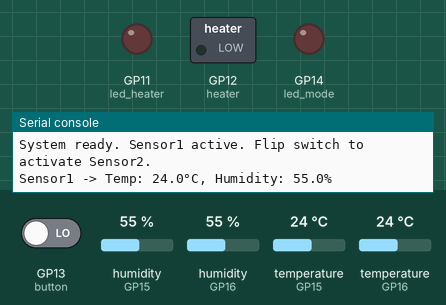
The program below on a simulated Raspberry Pi Pico running MicroPython. On the bench: switched loads named in the program (green lamp = pin HIGH), output pins drawn as LEDs (lit = HIGH), the last lines printed to the serial console. Wiring (from the project's diagram.json): red LED on GP11, switch on GP13, red LED on GP14, DHT22 sensor on GP15, DHT22 sensor on GP16. The inputs (shaded band) are chosen by the test bench; at power-on: GP13 (button) LOW, humidity (sensors on GP15, GP16) 55 %, temperature (sensors on GP15, GP16) 24 °C.

Above: at 1.2 s.
1.3 s: GP13 (button) driven HIGH
At 3.2 s:
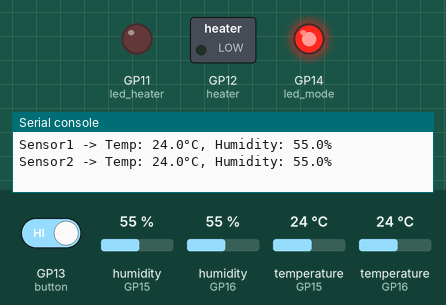
4.0 s: GP13 (button) driven LOW
At 4.4 s:
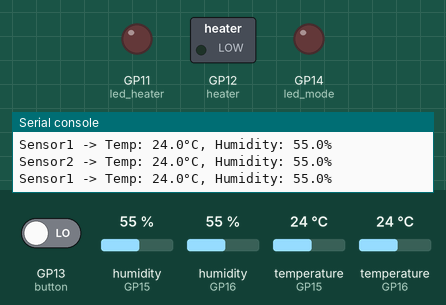
Timing chart, 0 to 7.0 s (numbered marks = the images above; inputs shaded):
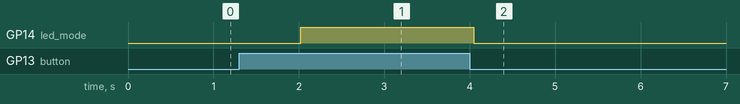

The program:

main.py
```python
from machine import Pin
import time
import dht

# --- Pin Setup ---
sensor1 = dht.DHT22(Pin(15))
sensor2 = dht.DHT22(Pin(16))
led_mode = Pin(14, Pin.OUT)      # Indicates Sensor2 mode
heater = Pin(12, Pin.OUT)        # Heater control
led_heater = Pin(11, Pin.OUT)    # LED for heater
button = Pin(13, Pin.IN, Pin.PULL_DOWN)

# --- State ---
use_sensor1 = True
LOW_TEMP_THRESHOLD = 0.0  # Turn on heater below this temperature

def read_sensor(sensor, name):
    try:
        sensor.measure()
        temp = sensor.temperature()
        hum = sensor.humidity()
        print(f"{name} -> Temp: {temp:.1f}°C, Humidity: {hum:.1f}%")

        # Heater control
        if temp < LOW_TEMP_THRESHOLD:
            heater.value(1)
            led_heater.value(1)
            print("⚠️ Temperature too low — heater ON")
        else:
            heater.value(0)
            led_heater.value(0)
        return temp
    except OSError as e:
        print(f"Failed to read {name}: {e}")
        return None

print("System ready. Sensor1 active. Flip switch to activate Sensor2.")

while True:
    if button.value() == 1:  # Switch ON
        use_sensor1 = False
        led_mode.value(1)  # LED ON for Sensor2 mode
    else:
        use_sensor1 = True
        led_mode.value(0)  # LED OFF for Sensor1 mode

    if use_sensor1:
        read_sensor(sensor1, "Sensor1")
    else:
        read_sensor(sensor2, "Sensor2")

    time.sleep(2)
```

Measured:
- after the input at 1.3 s, GP14 (led_mode): LOW → HIGH after 0.72 s
- after the input at 4.0 s, GP14 (led_mode): HIGH → LOW after 0.05 s
